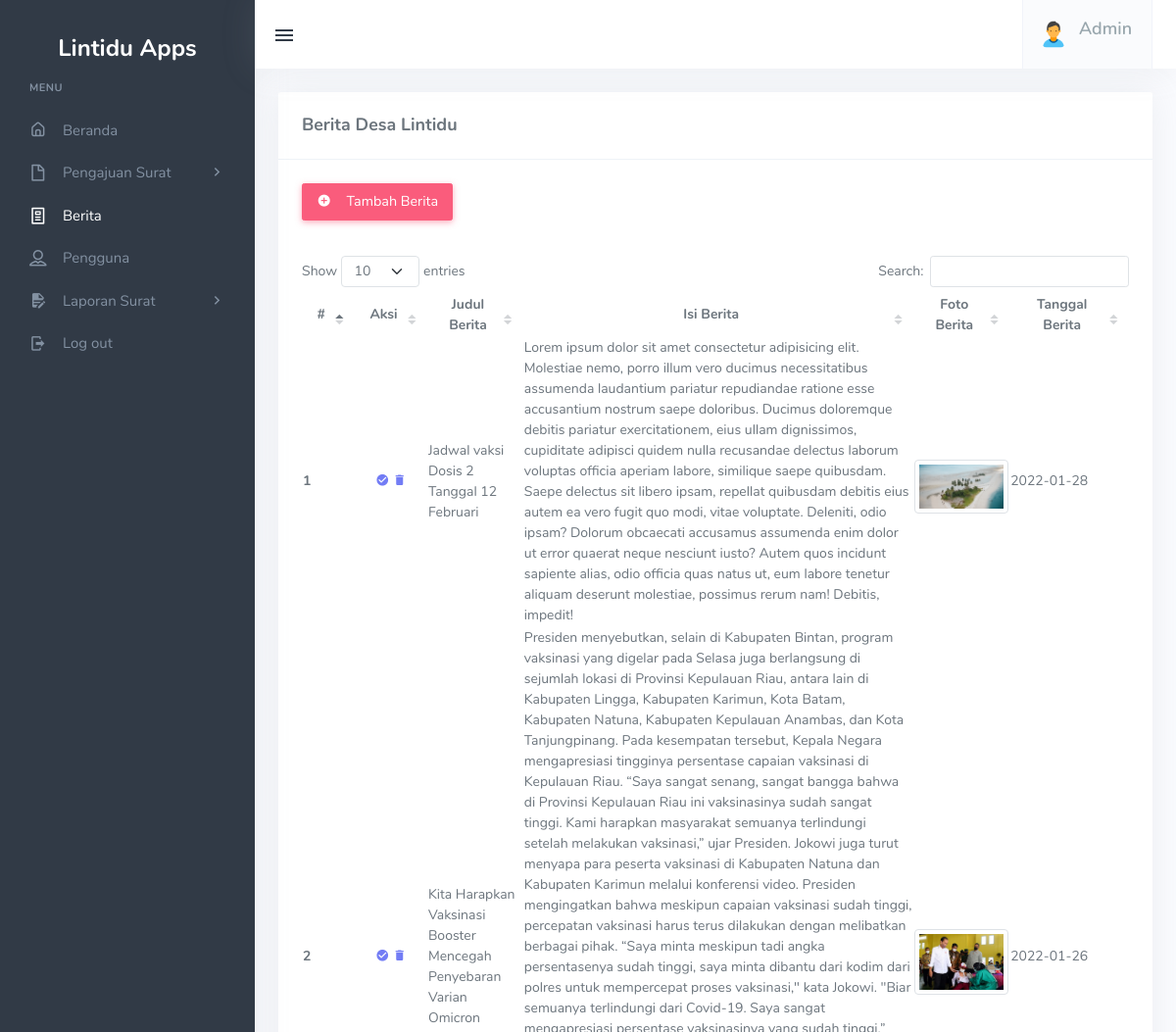
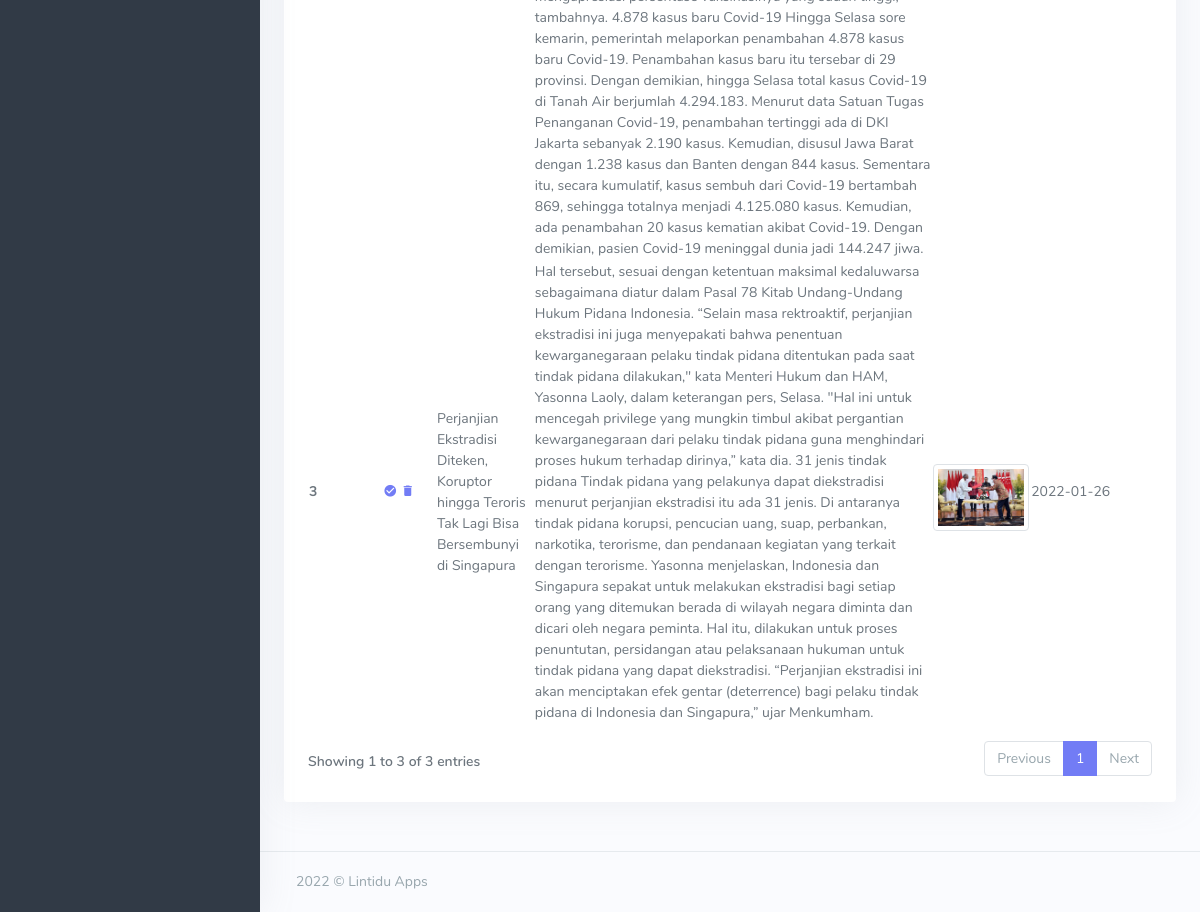
/berita.php (signed in), run on the app's committed database (2 pictures, top to bottom).
### tables this page shows
CREATE TABLE `tb_berita` (
  `id_berita` int(3) NOT NULL,
  `judul_berita` varchar(100) NOT NULL,
  `isi_berita` text NOT NULL,
  `img_berita` longtext NOT NULL,
  `tanggal_berita` varchar(10) NOT NULL
);

### config/config.php (called while the page is built, shortened)
<?php
$conn = mysqli_connect("localhost", "root", "", "db_kependudukan");
function query($query)
{
  global $conn;
  $result = mysqli_query($conn, $query);
  $rows = [];
  while ($row = mysqli_fetch_assoc($result)) {
    $rows[] = $row;
  }
  return $rows;
}

### berita.php (the view, shortened to what this page needs)
<?php
include("config/config.php");
$berita = query("SELECT * FROM tb_berita ORDER BY tanggal_berita DESC");
include("./view/header.php");
include("./view/sidebar.php");
include("./view/topbar.php");
?>
<div class="container-fluid">
  <div class="card mt-3">
    <div class="card-header">
      <h4 class="card-title mt-2">Berita Desa Lintidu</h4>
    </div>
    <div class="card-body">
      <div class="col-sm-4 mb-3">
        <a href="beritaTambah.php" class="btn btn-danger mb-2"><i class="mdi mdi-plus-circle me-2"></i> Tambah Berita</a>
      </div>
      <div class="table-responsive">
        <table class="mdl-data-table" style="width: 100%;" id="example">
          <thead>
            <tr class="text-center">
              <th scope="col">#</th>
              <th scope="col">Aksi</th>
              <th scope="col">Judul Berita</th>
              <th scope="col">Isi Berita</th>
              <th scope="col">Foto Berita</th>
              <th scope="col">Tanggal Berita</th>
            </tr>
          </thead>
          <tbody>
            <tr>
              <?php $i = 1; ?>
              <?php foreach ($berita as $row) : ?>
                <th scope="row"><?= $i; ?></th>
                <td class="table-action text-center">
                  <a href="beritaUbah.php?id_berita=<?= $row["id_berita"]; ?>" onclick=" return confirm('Anda yakin ingin mengubah berita ini?')" class="action-icon"> <i class="mdi mdi-check-circle"></i> </a>
                  <a href="beritaHapus.php?id_berita=<?= $row["id_berita"]; ?>" onclick=" return confirm('Anda yakin ingin menghapus berita ini?')" class="action-icon"> <i class="mdi mdi-delete"></i></a>
                </td>
                <td><?= $row["judul_berita"]; ?></td>
                <td><?= $row["isi_berita"]; ?></td>
                <td>
                  <img src="img/<?= $row['img_berita']; ?>" class="img-thumbnail mt-2" style="width: 600px;">
                </td>
                <td style="width: 120px;"><?= $row["tanggal_berita"]; ?></td>
            </tr>
            <?php $i++ ?>
          <?php endforeach; ?>
        </table>
      </div>
    </div>
  </div>
</div>
<?php
include("./view/footer.php");
?>

### view/header.php (shortened to what this page needs)
<!DOCTYPE html>
<html lang="en">
<head>
  <link href="assets/css/vendor/dataTables.bootstrap5.css" rel="stylesheet" type="text/css">
  <link href="assets/css/vendor/responsive.bootstrap5.css" rel="stylesheet" type="text/css">
  <link href="assets/css/vendor/buttons.bootstrap5.css" rel="stylesheet" type="text/css">
  <link href="assets/css/vendor/select.bootstrap5.css" rel="stylesheet" type="text/css">
  <link href="assets/css/icons.min.css" rel="stylesheet" type="text/css">
  <link href="assets/css/app.min.css" rel="stylesheet" type="text/css" id="light-style">
  <link href="assets/css/app-dark.min.css" rel="stylesheet" type="text/css" id="dark-style">
  <link rel="stylesheet" href="https://cdnjs.cloudflare.com/ajax/libs/material-components-web/4.0.0/material-components-web.min.css">
  <link rel="stylesheet" href="https://cdn.datatables.net/1.11.4/css/dataTables.material.min.css">
</head>
<body style="font-size: 14px;" class="loading" data-layout-config='{"leftSideBarTheme":"dark","layoutBoxed":false, "leftSidebarCondensed":false, "leftSidebarScrollable":false,"darkMode":false, "showRightSidebarOnStart": true}'>
  <div class="wrapper">

### view/sidebar.php (shortened to what this page needs)
<div class="leftside-menu">
  <a href="index.html" class="logo text-center logo-light">
    <span class="logo-lg">
      <h3 class="mt-4  text-white">Lintidu Apps</h3>
    </span>
  </a>
  <div class="h-100" id="leftside-menu-container" data-simplebar="">
    <ul class="side-nav">
      <li class="side-nav-title side-nav-item">Menu</li>
      <li class="side-nav-item">
        <a href="index.php" class="side-nav-link">
          <i class="uil-home-alt activate-select"></i>
          <span> Beranda </span>
        </a>
      </li>
      <li class="side-nav-item">
        <a data-bs-toggle="collapse" href="#sidebarProjects" aria-expanded="false" aria-controls="sidebarProjects" class="side-nav-link">
          <i class=" dripicons-document-new"></i>
          <span> Pengajuan Surat</span>
          <span class="menu-arrow"></span>
        </a>
      </li>
      <li class="side-nav-item">
        <a href="berita.php" class="side-nav-link">
          <i class="dripicons-article"></i>
          <span> Berita </span>
        </a>
      </li>
      <li class="side-nav-item">
        <a href="pengguna.php" class="side-nav-link">
          <i class="dripicons-user"></i>
          <span> Pengguna </span>
        </a>
      </li>
      <li class="side-nav-item">
        <a data-bs-toggle="collapse" href="#sidebarForms" aria-expanded="false" aria-controls="sidebarForms" class="side-nav-link">
          <i class="mdi mdi-file-document-edit"></i>
          <span> Laporan Surat </span>
          <span class="menu-arrow"></span>
        </a>
      </li>
      <li class="side-nav-item">
        <a href="logout.php" onclick=" return confirm('Anda yakin ingin Keluar ?')" class="side-nav-link">
          <i class="mdi mdi-logout"></i>
          <span>Log out</span>
        </a>
      </li>
  </div>
</div>

### view/topbar.php
<?php
$conn = mysqli_connect("localhost", "root", "", "db_kependudukan");
$admin       = mysqli_query($conn, "SELECT * FROM  tb_admin ");
$namaAdmin = mysqli_fetch_array($admin);
?>
<div class="content-page">
  <div class="content">
    <div class="navbar-custom">
      <ul class="list-unstyled topbar-menu float-end mb-0">
        <li class="side-nav-item">
          <a class="nav-link dropdown-toggle nav-user arrow-none me-0" data-bs-toggle="dropdown" href="#" role="button" aria-haspopup="false" aria-expanded="false">
            <span class="account-user-avatar">
              <img src="assets/images/user.png" alt="user-image" class="rounded-circle">
            </span>
            <span>
              <span class="account-user-name" style="font-size: 18px;"><?= $namaAdmin["nama"]; ?></span>
            </span>
          </a>
      </ul>
      <button class="button-menu-mobile open-left">
        <i class="mdi mdi-menu"></i>
      </button>
    </div>

### view/footer.php (shortened to what this page needs)
</div>
<footer class="footer">
  <div class="container-fluid">
    <div class="row">
      <div class="col-md-6">
         © Lintidu Apps
      </div>
    </div>
  </div>
</footer>
</div>
</div>
</body>
</html>

### data on the page
tb_berita: judul_berita "Jadwal vaksi Dosis 2 Tanggal 12 Februari", isi_berita "Lorem ipsum dolor sit amet consectetur adipisicing elit. Molestiae nemo, porro illum vero ducimus necessitatibus assumenda laudantium pariatur repudiandae ratione esse accusantium nostrum saepe doloribus. Ducimus doloremque debitis pariatur exercitationem, eius ullam dignissimos, cupiditate adipisci quidem nulla recusandae delectus laborum voluptas officia aperiam labore, similique saepe quibusdam. Saepe delectus sit libero ipsam, repellat quibusdam debitis eius autem ea vero fugit quo modi, vitae voluptate. Deleniti, odio ipsam? Dolorum obcaecati accusamus assumenda enim dolor ut error quaerat neque nesciunt iusto? Autem quos incidunt sapiente alias, odio officia quas natus ut, eum labore…", img_berita (picture), tanggal_berita "2022-01-28"
tb_berita: judul_berita "Kita Harapkan Vaksinasi Booster Mencegah Penyebaran Varian Omicron", isi_berita "Presiden menyebutkan, selain di Kabupaten Bintan, program vaksinasi yang digelar pada Selasa juga berlangsung di sejumlah lokasi di Provinsi Kepulauan Riau, antara lain di Kabupaten Lingga, Kabupaten Karimun, Kota Batam, Kabupaten Natuna, Kabupaten Kepulauan Anambas, dan Kota Tanjungpinang. Pada kesempatan tersebut, Kepala Negara mengapresiasi tingginya persentase capaian vaksinasi di Kepulauan Riau. “Saya sangat senang, sangat bangga bahwa di Provinsi Kepulauan Riau ini vaksinasinya sudah sangat tinggi. Kami harapkan masyarakat semuanya terlindungi setelah melakukan vaksinasi,” ujar Presiden. Jokowi juga turut menyapa para peserta vaksinasi di Kabupaten Natuna dan Kabupaten Karimun melalui…", img_berita (picture), tanggal_berita "2022-01-26"
tb_berita: judul_berita "Perjanjian Ekstradisi Diteken, Koruptor hingga Teroris Tak Lagi Bisa Bersembunyi di Singapura", isi_berita "Hal tersebut, sesuai dengan ketentuan maksimal kedaluwarsa sebagaimana diatur dalam Pasal 78 Kitab Undang-Undang Hukum Pidana Indonesia. “Selain masa rektroaktif, perjanjian ekstradisi ini juga menyepakati bahwa penentuan kewarganegaraan pelaku tindak pidana ditentukan pada saat tindak pidana dilakukan,\" kata Menteri Hukum dan HAM, Yasonna Laoly, dalam keterangan pers, Selasa. \"Hal ini untuk mencegah privilege yang mungkin timbul akibat pergantian kewarganegaraan dari pelaku tindak pidana guna menghindari proses hukum terhadap dirinya,” kata dia. 31 jenis tindak pidana Tindak pidana yang pelakunya dapat diekstradisi menurut perjanjian ekstradisi itu ada 31 jenis. Di antaranya tindak pidana…", img_berita (picture), tanggal_berita "2022-01-26"

### other printed values
$namaAdmin["nama"] "Admin"
